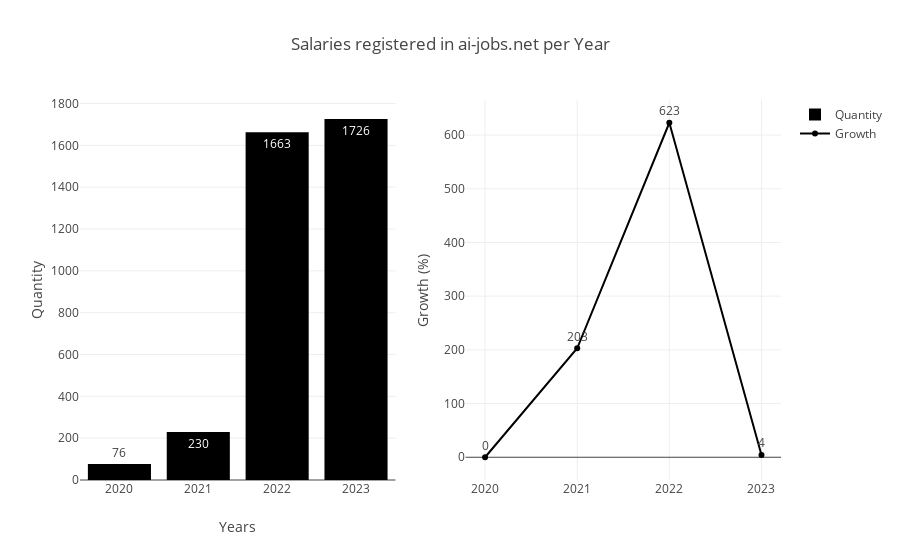

Notebook code for this chart:
### Markdown cell above
### work_year: The year of the salary was paid

### Code cell
# description of frequency work_year attribute
work_year = df["work_year"].value_counts().sort_index()

# The Years of salary was paid
years = work_year.index.values

# Sample
quantity_of_employeements = work_year.values

# Growth percentage array
growth_percentage = (
    100 * (np.diff(quantity_of_employeements)) / quantity_of_employeements[:-1]
)

growth_percentage = np.concatenate(([0], growth_percentage))


# Create a figure with layout configuration
fig = make_subplots(rows=1, cols=2)

# Quantity bar graph
fig.add_trace(
    go.Bar(
        x=years,
        y=quantity_of_employeements,
        name="Quantity",
        text=quantity_of_employeements,
        textposition="auto",
    ),
    row=1,
    col=1,
)

# Growth scatter graph
fig.add_trace(
    go.Scatter(
        x=years,
        y=np.round(growth_percentage, 0),
        name="Growth",
        mode="lines+markers+text",
        text=np.char.mod("%.0f", growth_percentage),
        textposition="top center",
        textfont=dict(size=12),
        hoverinfo="y+text",
    ),
    row=1,
    col=2,
)

# Layout configuration
fig.update_layout(
    title="Salaries registered in <a href='https://ai-jobs.net'>ai-jobs.net</a> per Year",
    xaxis_title="Years",
    yaxis1_title="Quantity",
    yaxis2_title="Growth (%)",
)
fig.update_layout(template=None)

# Change color to black
fig.update_traces(marker=dict(color="black"))
# height=400, width=800)

fig.show()

### Figure 1 — Plotly figure (JSON) as saved in the notebook; plotly's stock layout.template omitted (floating-point values rounded to 4 significant figures)
{"data": [{"marker": {"color": "black"}, "name": "Quantity", "text": [76, 230, 1663, 1726], "textposition": "auto", "type": "bar", "x": [2020, 2021, 2022, 2023], "xaxis": "x", "y": [76, 230, 1663, 1726], "yaxis": "y"}, {"hoverinfo": "y+text", "marker": {"color": "black"}, "mode": "lines+markers+text", "name": "Growth", "text": ["0", "203", "623", "4"], "textfont": {"size": 12}, "textposition": "top center", "type": "scatter", "x": [2020, 2021, 2022, 2023], "xaxis": "x2", "y": [0, 203, 623, 4], "yaxis": "y2"}], "layout": {"title": {"text": "Salaries registered in <a href='https://ai-jobs.net'>ai-jobs.net</a> per Year"}, "xaxis": {"anchor": "y", "domain": [0, 0.45], "title": {"text": "Years"}}, "xaxis2": {"anchor": "y2", "domain": [0.55, 1]}, "yaxis": {"anchor": "x", "domain": [0, 1], "title": {"text": "Quantity"}}, "yaxis2": {"anchor": "x2", "domain": [0, 1], "title": {"text": "Growth (%)"}}}}
